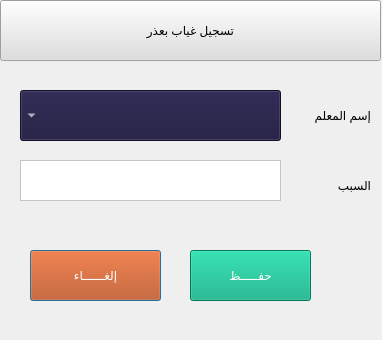
<?xml version="1.0" encoding="UTF-8"?>
<ui version="4.0">
 <class>Dialog</class>
 <widget class="QDialog" name="Dialog">
  <property name="geometry">
   <rect>
    <x>0</x>
    <y>0</y>
    <width>382</width>
    <height>340</height>
   </rect>
  </property>
  <property name="windowTitle">
   <string>Dialog</string>
  </property>
  <widget class="QLabel" name="label">
   <property name="geometry">
    <rect>
     <x>300</x>
     <y>100</y>
     <width>71</width>
     <height>31</height>
    </rect>
   </property>
   <property name="styleSheet">
    <string notr="true">font: 10pt &quot;PT Bold Heading&quot;;
color:rgb(0, 0, 0)</string>
   </property>
   <property name="text">
    <string>إسم المعلم</string>
   </property>
  </widget>
  <widget class="QPushButton" name="btnCancelAddingStudent">
   <property name="geometry">
    <rect>
     <x>30</x>
     <y>250</y>
     <width>131</width>
     <height>51</height>
    </rect>
   </property>
   <property name="styleSheet">
    <string notr="true">background-color:rgb(194, 64, 0);
color:rgb(255, 255, 255);
font: 15pt &quot;PT Bold Heading&quot;;</string>
   </property>
   <property name="text">
    <string>إلغــــــاء</string>
   </property>
  </widget>
  <widget class="QPushButton" name="labAddStudent">
   <property name="geometry">
    <rect>
     <x>0</x>
     <y>0</y>
     <width>381</width>
     <height>61</height>
    </rect>
   </property>
   <property name="styleSheet">
    <string notr="true">background-color:rgb(223, 221, 220);
color:rgb(0, 0, 0);

font: 18pt &quot;Mohammad Annoktah&quot;;</string>
   </property>
   <property name="text">
    <string>تسجيل غياب بعذر</string>
   </property>
  </widget>
  <widget class="QLabel" name="label_9">
   <property name="geometry">
    <rect>
     <x>300</x>
     <y>170</y>
     <width>71</width>
     <height>31</height>
    </rect>
   </property>
   <property name="styleSheet">
    <string notr="true">font: 10pt &quot;PT Bold Heading&quot;;
color:rgb(0, 0, 0)</string>
   </property>
   <property name="text">
    <string>السبب</string>
   </property>
  </widget>
  <widget class="QPushButton" name="btnSaveStudent">
   <property name="geometry">
    <rect>
     <x>190</x>
     <y>250</y>
     <width>121</width>
     <height>51</height>
    </rect>
   </property>
   <property name="styleSheet">
    <string notr="true">background-color:rgb(0, 170, 127);
color:rgb(255, 255, 255);
font: 15pt &quot;PT Bold Heading&quot;;</string>
   </property>
   <property name="text">
    <string>حفـــــظ</string>
   </property>
  </widget>
  <widget class="QTextEdit" name="txtStudentParentPhone">
   <property name="geometry">
    <rect>
     <x>20</x>
     <y>160</y>
     <width>261</width>
     <height>41</height>
    </rect>
   </property>
   <property name="styleSheet">
    <string notr="true">background-color:rgb(255, 255, 255);
color:rgb(0, 0, 0)</string>
   </property>
  </widget>
  <widget class="QComboBox" name="combClasses_2">
   <property name="geometry">
    <rect>
     <x>20</x>
     <y>90</y>
     <width>261</width>
     <height>51</height>
    </rect>
   </property>
   <property name="layoutDirection">
    <enum>Qt::RightToLeft</enum>
   </property>
   <property name="styleSheet">
    <string notr="true">background-color:rgb(25, 21, 59);
color:rgb(255, 255, 255);
font: 12pt &quot;PT Bold Heading&quot;;</string>
   </property>
  </widget>
 </widget>
 <tabstops>
  <tabstop>txtStudentParentPhone</tabstop>
  <tabstop>labAddStudent</tabstop>
  <tabstop>btnSaveStudent</tabstop>
  <tabstop>btnCancelAddingStudent</tabstop>
  <tabstop>combClasses_2</tabstop>
 </tabstops>
 <resources/>
 <connections/>
</ui>
